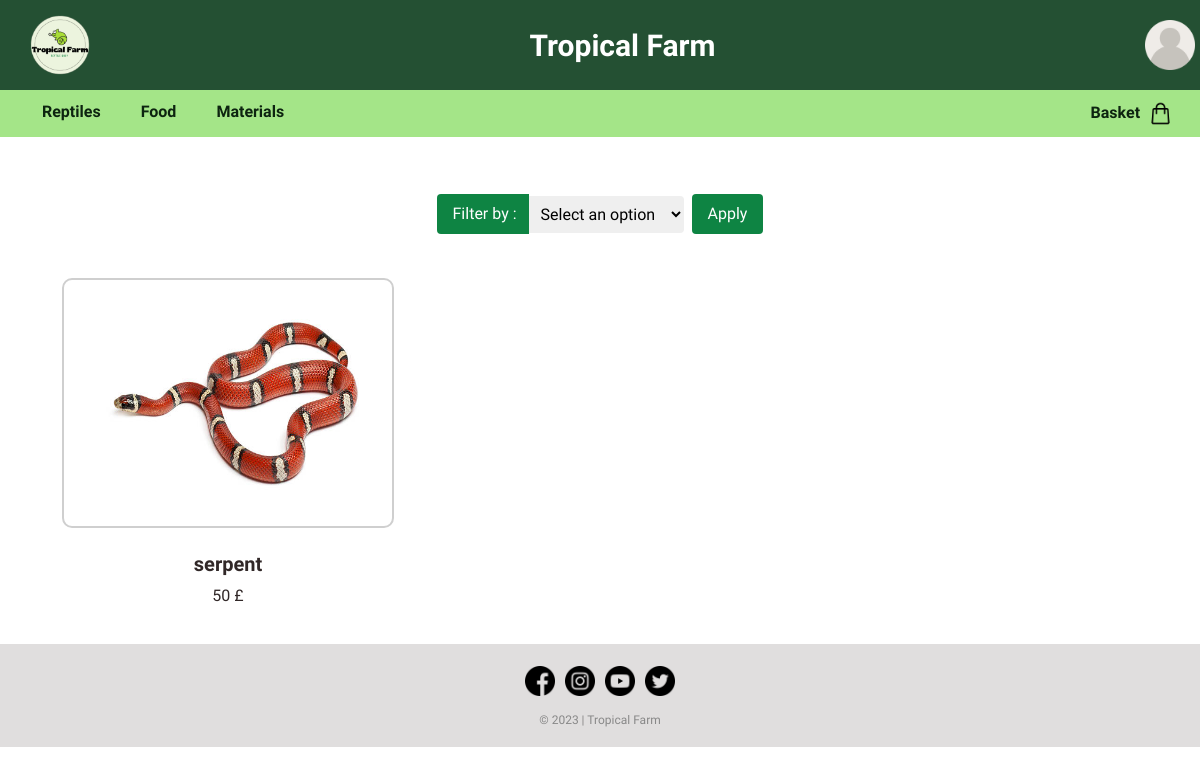
/snakes.php, run on an earlier commit of the app's database.
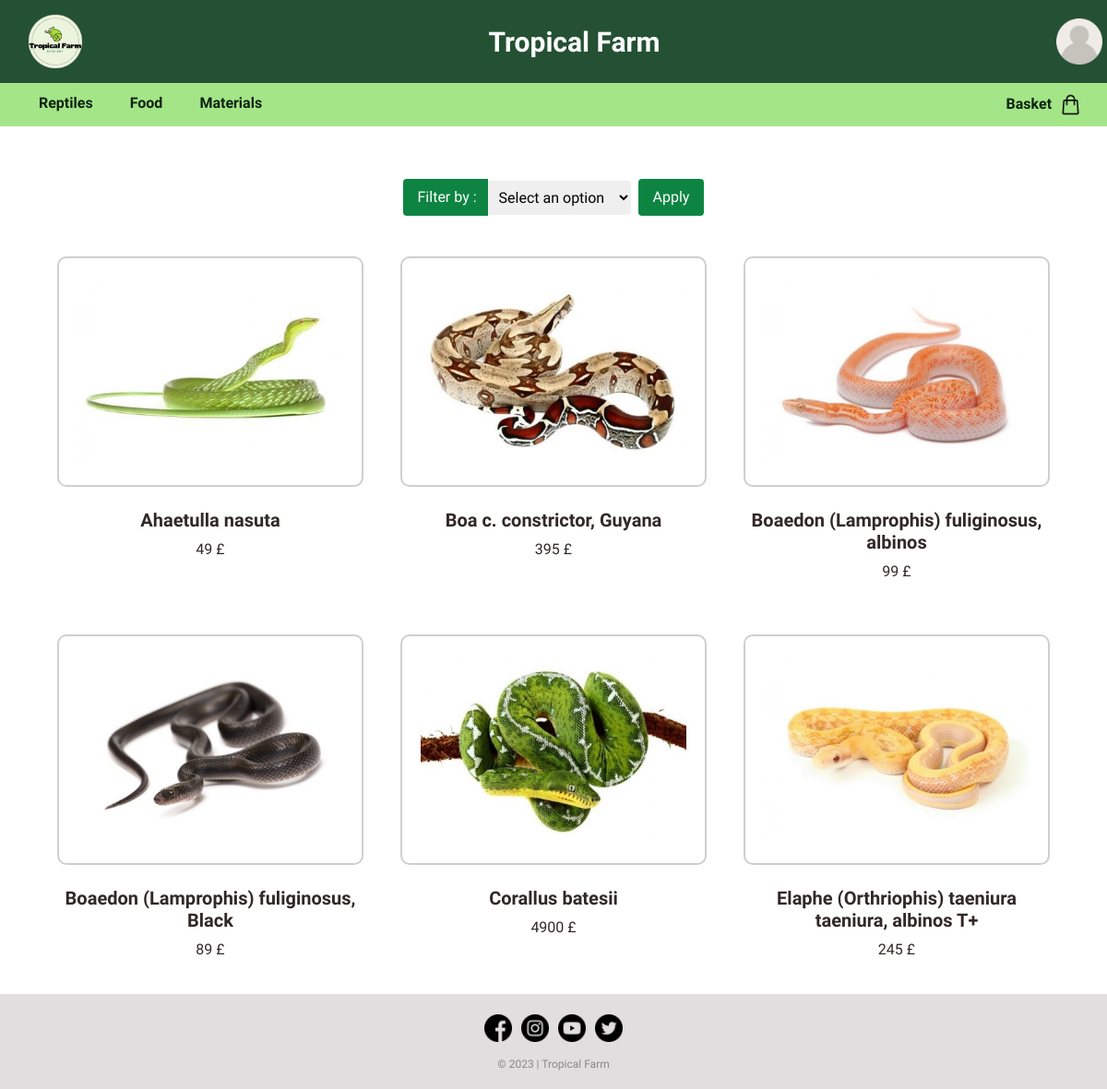
And on a later commit of the database.
### tables this page shows
CREATE TABLE IF NOT EXISTS `item` (
  `iditem` int NOT NULL AUTO_INCREMENT,
  `name` varchar(50) NOT NULL,
  `category` varchar(50) NOT NULL,
  `second_category` varchar(50) NOT NULL,
  `description` varchar(1000) NOT NULL,
  `photo` varchar(50) NOT NULL,
  `price` int NOT NULL,
  `stock` varchar(50) NOT NULL,
  `sell` varchar(50) DEFAULT NULL,
  `auction` varchar(50) DEFAULT NULL,
  `trade` varchar(50) DEFAULT NULL,
  PRIMARY KEY (`iditem`)
);

### snakes.php (the view, shortened to what this page needs)
<!DOCTYPE html>
<html>
<head>
<link href="https://cdn.jsdelivr.net/npm/bootstrap@5.3.0/dist/css/bootstrap.min.css" rel="stylesheet">
<link href="style.css" rel="stylesheet" type="text/css"/>
</head>
<body>
  <div class="headnav">
<?php
if(!isset($_SESSION["photo"])){
  $imageURL = "image/user.png";
}
else{
$imageURL = "image/" . $_SESSION["photo"];
}
?>
      <?php if(isset($_SESSION["role"])){ echo '<header style="background-color: ' . $_SESSION["background"] . ';">'; }
            else{echo '<header>';}?>
            <div class="logo">
              <img src="image\logo.png" alt="Logo">
            </div>
            <div class="titre"><a href="http://localhost:80/Tropical-Farm/index.php" class="titre">Tropical Farm</a></div>
            <div class="dropdown">
              <a href="http://localhost:80/Tropical-Farm/login.php" class="dropdown-btn"><img src="<?php echo $imageURL; ?>" width="50px" height="50px"></a>
            </div>
          </header>
    <nav>
      <ul class="categories">
        <li>
          <a href="#">Reptiles</a>
        </li>
        <li>
          <a href="#">Food</a>
        </li>
        <li>
          <a href="#">Materials</a>
        </li>
      </ul>
      <div class="panier">
        <a href="http://localhost:80/Tropical-Farm/basket.php"><b>Basket &nbsp</b><img src="image/shopping-bag.png"></a>
      </div>
    </nav>
    </div>
  <br><br><br><br><br><br>
<form class="formfiltre" method="GET">
  <label for="filter">&nbsp;Filter by :</label>
  <select name="filter" id="filter">
    <option class="optionfiltre" value="null">Select an option</option>
  </select>
  <input class="filtre" type="submit" value="Apply">
</form>
<br>
<div class="container">
<?php
$serveur = "localhost";
$utilisateur = "root";
$motDePasse = "";
$baseDeDonnees = "tropicalfarm";
$connexion = mysqli_connect($serveur, $utilisateur, $motDePasse, $baseDeDonnees);
$condition1 = "category = 'reptiles'";
$condition2 = "second_category = 'snakes'";
if (isset($_GET['filter'])) {
  $filter = $_GET['filter'];
if($filter == 'asc'){
  $query = "SELECT * FROM item WHERE $condition1 and $condition2 ORDER BY price ASC";
  $resultat = mysqli_query($connexion, $query);
}
elseif($filter == 'desc'){
  $query = "SELECT * FROM item WHERE $condition1 and $condition2 ORDER BY price DESC";
  $resultat = mysqli_query($connexion, $query);
}
elseif($filter == 'null'){
  $query = "SELECT * FROM item WHERE $condition1 and $condition2";
  $resultat = mysqli_query($connexion, $query);
}
}
else{
  $query = "SELECT * FROM item WHERE $condition1 and $condition2";
  $resultat = mysqli_query($connexion, $query);
}
while ($row = mysqli_fetch_assoc($resultat)) {
  $iditem = $row['iditem'];
  echo '<div class="item">';
  echo "<a href='http://localhost:80/Tropical-Farm/item.php?iditem=$iditem'><img src= image/". $row['photo'] ." alt='Image' /><br></a>";
  echo "<center><h5><b>" . $row['name'] . "</b></h5>";
  echo "<p>" .$row['price'] . "  £</p></center>";
  echo "</div>";
}
?>
</div>
<footer>
  <div class="footer-section">
    <a href="https://www.facebook.com/pages/category/supermarket/Tesco-Superstore-440818089460778/" target="_blank"><img src="image/facebook (1).png"></a>
    <a href="https://www.instagram.com/tescofood/?hl=fr" target="_blank"><img src="image/instagram (2).png"></a>
    <a href="https://www.youtube.com/tesco" target="_blank"><img src="image/youtube.png"></a>
    <a href="https://twitter (1).com/Tesco" target="_blank"><img src="image/twitter (1).png"></a>
</div>
  <div class="footer-bottom">
    <p>&copy; 2023 | Tropical Farm</p>
  </div>
</footer>
</body>
</html>

What changed in the data, as far as the page shows it:
removed item: photo (picture), name "serpent", price "50"
added item: photo (picture), name "Ahaetulla nasuta", price "49"
added item: photo (picture), name "Boa c. constrictor, Guyana", price "395"
added item: photo (picture), name "Boaedon (Lamprophis) fuliginosus, albinos", price "99"
added item: photo (picture), name "Boaedon (Lamprophis) fuliginosus, Black", price "89"
added item: photo (picture), name "Corallus batesii", price "4900"
added item: photo (picture), name "Elaphe (Orthriophis) taeniura taeniura, albinos T+", price "245"
